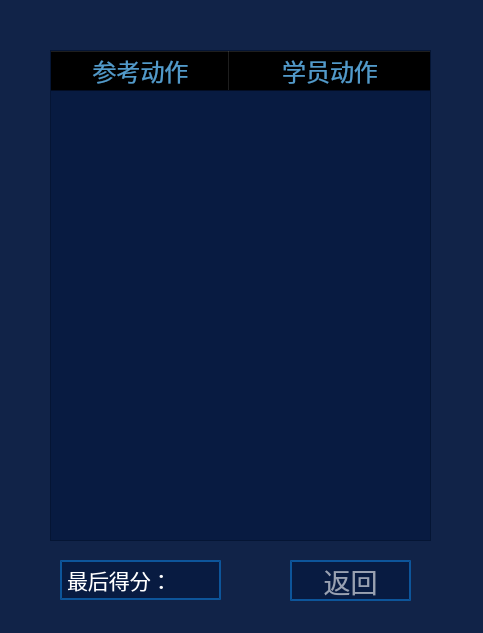
<?xml version="1.0" encoding="UTF-8"?>
<ui version="4.0">
 <class>Reaction_Result</class>
 <widget class="QWidget" name="Reaction_Result">
  <property name="geometry">
   <rect>
    <x>0</x>
    <y>0</y>
    <width>483</width>
    <height>633</height>
   </rect>
  </property>
  <property name="windowTitle">
   <string>Form</string>
  </property>
  <property name="styleSheet">
   <string notr="true">background-color: rgba(5, 24, 63, 200);</string>
  </property>
  <widget class="QLabel" name="label">
   <property name="geometry">
    <rect>
     <x>60</x>
     <y>560</y>
     <width>161</width>
     <height>40</height>
    </rect>
   </property>
   <property name="font">
    <font>
     <family>微软雅黑</family>
     <pointsize>16</pointsize>
    </font>
   </property>
   <property name="styleSheet">
    <string notr="true">border:2px solid rgba(14, 101, 178, 200);
color: rgb(255, 255, 255);</string>
   </property>
   <property name="text">
    <string>最后得分：</string>
   </property>
  </widget>
  <widget class="QPushButton" name="pushButton">
   <property name="geometry">
    <rect>
     <x>290</x>
     <y>560</y>
     <width>121</width>
     <height>41</height>
    </rect>
   </property>
   <property name="font">
    <font>
     <family>微软雅黑</family>
     <pointsize>20</pointsize>
    </font>
   </property>
   <property name="styleSheet">
    <string notr="true">border:2px solid rgba(14, 101, 178, 200);
color: rgba(255, 255, 255, 150);</string>
   </property>
   <property name="text">
    <string>返回</string>
   </property>
  </widget>
  <widget class="QTableWidget" name="tableWidget">
   <property name="enabled">
    <bool>true</bool>
   </property>
   <property name="geometry">
    <rect>
     <x>50</x>
     <y>50</y>
     <width>381</width>
     <height>491</height>
    </rect>
   </property>
   <property name="font">
    <font>
     <family>宋体</family>
     <pointsize>20</pointsize>
    </font>
   </property>
   <property name="styleSheet">
    <string notr="true">alternate-background-color: rgba(56, 97, 139,  105);
background-color: rgba(5, 24, 63, 125);
pane{border: -1px;top:-2px;left: 1px;}</string>
   </property>
   <property name="editTriggers">
    <set>QAbstractItemView::NoEditTriggers</set>
   </property>
   <property name="alternatingRowColors">
    <bool>true</bool>
   </property>
   <property name="showGrid">
    <bool>false</bool>
   </property>
   <property name="gridStyle">
    <enum>Qt::NoPen</enum>
   </property>
   <attribute name="horizontalHeaderVisible">
    <bool>true</bool>
   </attribute>
   <attribute name="horizontalHeaderCascadingSectionResizes">
    <bool>false</bool>
   </attribute>
   <attribute name="horizontalHeaderDefaultSectionSize">
    <number>179</number>
   </attribute>
   <attribute name="horizontalHeaderShowSortIndicator" stdset="0">
    <bool>false</bool>
   </attribute>
   <attribute name="horizontalHeaderStretchLastSection">
    <bool>true</bool>
   </attribute>
   <attribute name="verticalHeaderVisible">
    <bool>false</bool>
   </attribute>
   <attribute name="verticalHeaderStretchLastSection">
    <bool>false</bool>
   </attribute>
   <column>
    <property name="text">
     <string>参考动作</string>
    </property>
    <property name="font">
     <font>
      <family>微软雅黑</family>
      <pointsize>18</pointsize>
     </font>
    </property>
    <property name="background">
     <color alpha="125">
      <red>23</red>
      <green>56</green>
      <blue>88</blue>
     </color>
    </property>
    <property name="foreground">
     <brush brushstyle="SolidPattern">
      <color alpha="255">
       <red>82</red>
       <green>154</green>
       <blue>202</blue>
      </color>
     </brush>
    </property>
   </column>
   <column>
    <property name="text">
     <string>学员动作</string>
    </property>
    <property name="font">
     <font>
      <family>微软雅黑</family>
      <pointsize>18</pointsize>
     </font>
    </property>
    <property name="foreground">
     <brush brushstyle="SolidPattern">
      <color alpha="255">
       <red>82</red>
       <green>154</green>
       <blue>202</blue>
      </color>
     </brush>
    </property>
   </column>
  </widget>
 </widget>
 <resources/>
 <connections/>
</ui>
